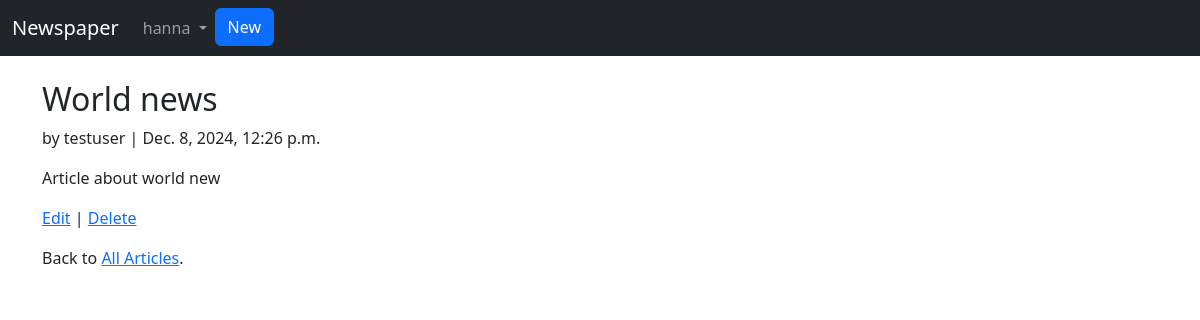
The app's page /articles/2/ (signed in) with its own data.
### users/models.py (models this page shows)
class CustomUser(AbstractUser):
	age = models.PositiveIntegerField(default = 0)

### articles/models.py (models this page shows, shortened)
class Article(models.Model):
	title = models.CharField(max_length = 255)
	body = models.TextField()
	date = models.DateTimeField(auto_now_add = True)
	author = models.ForeignKey(settings.AUTH_USER_MODEL, on_delete = models.CASCADE)

### articles/views.py (the view)
# urls.py: path('<int:pk>/', views.ArticleDetailView.as_view(), name = 'article_detail'),
class ArticleDetailView(LoginRequiredMixin, DetailView):
	model = models.Article
	template_name = 'article_detail.html'
	login_url = 'login'

### templates/article_detail.html
{% extends 'base.html' %}
{% block content %}
	<div class="article-entry">
		<h2>{{ object.title }}</h2>
		<p>by {{ object.author }} | {{ object.date }}</p>
		<p>{{ object.body }}</p>
	</div>
	<p><a href="{% url 'article_edit' article.pk %}">Edit</a> | <a href="{% url 'article_delete' article.pk %}">Delete</a></p>
	<p>Back to <a href="{% url 'article_list' %}">All Articles</a>.</p>
{% endblock content %}

### templates/base.html (shortened to what this page needs)
<!doctype html>
<html lang="en">
	<head>
		<link href="https://cdn.jsdelivr.net/npm/bootstrap@5.3.3/dist/css/bootstrap.min.css" rel="stylesheet">
	</head>
	<body>
		<nav class="navbar navbar-expand-md navbar-dark bg-dark mb-4">
		  	<div class="container-fluid">
			   	<a class="navbar-brand" href="{% url 'home' %}">Newspaper</a>
			    <div class="collapse navbar-collapse d-flex justify-content-around" id="navbarSupportedContent">
			    {% if user.is_authenticated %}
			        <ul class="navbar-nav me-auto mb-2 mb-lg-0">
			            <li class="nav-item dropdown">
			          	<a class="nav-link dropdown-toggle" href="#" role="button" data-bs-toggle="dropdown" aria-expanded="false">
			            	{{ user.username }}
			          	</a>
			        	</li>
			          	<li class="nav-item">
			          		<a href="{% url 'article_new' %}" class = "btn btn-primary ml-2">New</a>
			          	</li>
			      	</ul>
			    {% endif %}
		    	</div>
		 	</div>
		</nav>
		<div class="container">
			{% block content %}
			{% endblock %}
		</div>
	</body>
</html>

### records on screen
CustomUser: username "hanna"
Article: title "World news", author "testuser", date "Dec. 8, 2024, 12:26 p.m.", body "Article about world new"
